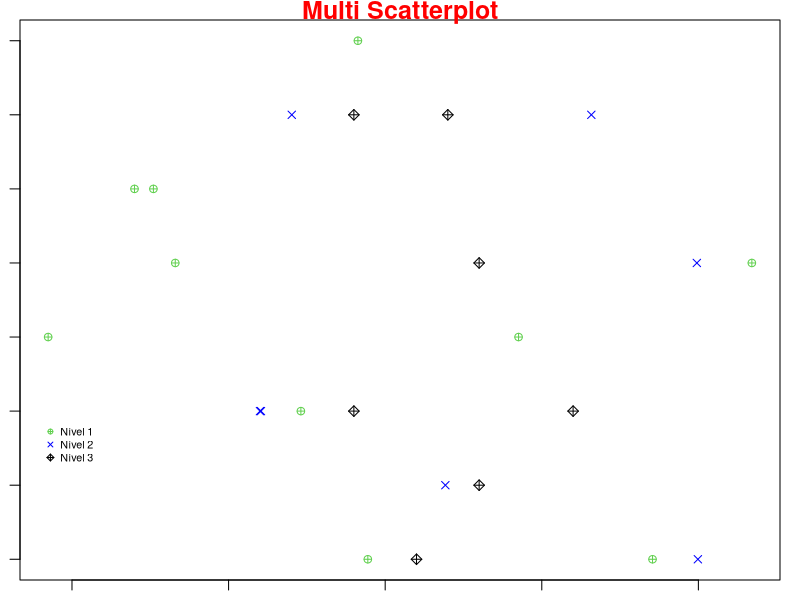

The R script that drew this image:
# Scatterplots

# Define os dados
?set.seed
set.seed(67)
x = rnorm(10,5,7)
y = rpois(10,7)
z = rnorm(10,6,7)
t = rpois(10,9)
par(mar=c(1,1,1,1))

# Cria o Plot
plot(x, y, col = 123, pch = 10, main = "Multi Scatterplot",
     col.main = "red", cex.main = 1.5, xlab = "indep", 
     ylab = "depend")

# Adiciona outros dados 
points(z, t, col = "blue", pch = 4)

# Adiciona outros dados 
points(y, t, col = 777, pch = 9)

# Cria legenda
legend(-6,5.9, legend = c("Nível 1", "Nível 2", "Nível 3"),
       col = c(123, "blue", 777), pch = c(10,4,9),
       cex = 0.65, bty = "n")




